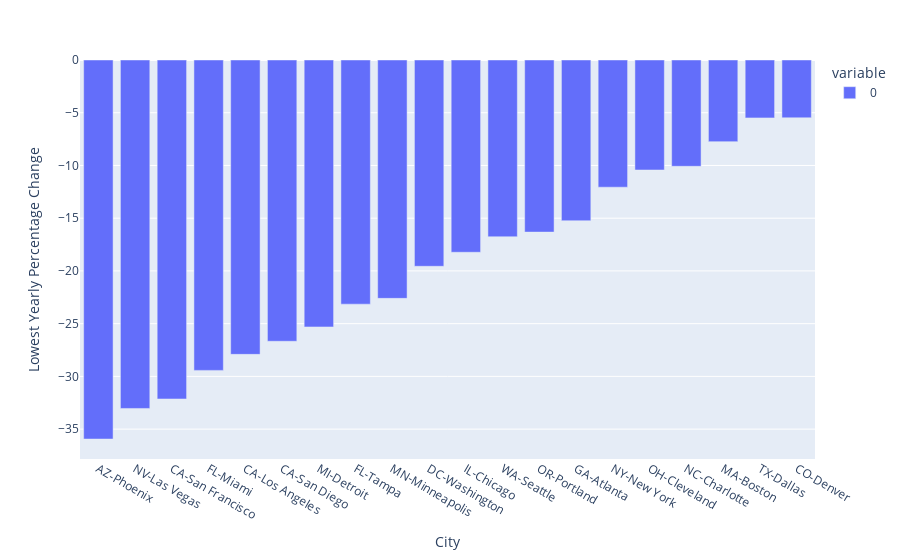

This figure's notebook cell:
### Code cell
# Subsetting Case_Shiller_by_state_yearly into a new dataframe related to the great financial crisis and sorting it
# from the lowest to the highest percentage change
Case_Shiller_by_state_great_financial_crisis = Case_Shiller_by_state_yearly.loc['2007-12-01':'2009-07-01'].min()\
                                               .sort_values(ascending=True)
# Modifying the new dataframe index
Case_Shiller_by_state_great_financial_crisis.index = Case_Shiller_by_state_great_financial_crisis.index.str.replace\
                                                   ('_yearly_change','')
Case_Shiller_by_state_great_financial_crisis
# Plotting a bar graph with Plotly
px.bar(Case_Shiller_by_state_great_financial_crisis).update_layout(xaxis_title='City', \
                                                                   yaxis_title='Lowest Yearly Percentage Change')

### Figure 1 — Plotly figure (JSON) as saved in the notebook; plotly's stock layout.template omitted (floating-point values rounded to 4 significant figures)
{"data": [{"alignmentgroup": "True", "hovertemplate": "variable=0<br>index=%{x}<br>value=%{y}<extra></extra>", "legendgroup": "0", "marker": {"color": "#636efa", "pattern": {"shape": ""}}, "name": "0", "offsetgroup": "0", "orientation": "v", "showlegend": true, "textposition": "auto", "type": "bar", "x": ["AZ-Phoenix", "NV-Las Vegas", "CA-San Francisco", "FL-Miami", "CA-Los Angeles", "CA-San Diego", "MI-Detroit", "FL-Tampa", "MN-Minneapolis", "DC-Washington", "IL-Chicago", "WA-Seattle", "OR-Portland", "GA-Atlanta", "NY-New York", "OH-Cleveland", "NC-Charlotte", "MA-Boston", "TX-Dallas", "CO-Denver"], "xaxis": "x", "y": [-35.94, -33.04, -32.14, -29.43, -27.91, -26.67, -25.31, -23.15, -22.6, -19.56, -18.23, -16.76, -16.32, -15.24, -12.06, -10.43, -10.08, -7.74, -5.49, -5.48], "yaxis": "y"}], "layout": {"barmode": "relative", "legend": {"title": {"text": "variable"}, "tracegroupgap": 0}, "margin": {"t": 60}, "xaxis": {"anchor": "y", "domain": [0, 1], "title": {"text": "City"}}, "yaxis": {"anchor": "x", "domain": [0, 1], "title": {"text": "Lowest Yearly Percentage Change"}}}}
